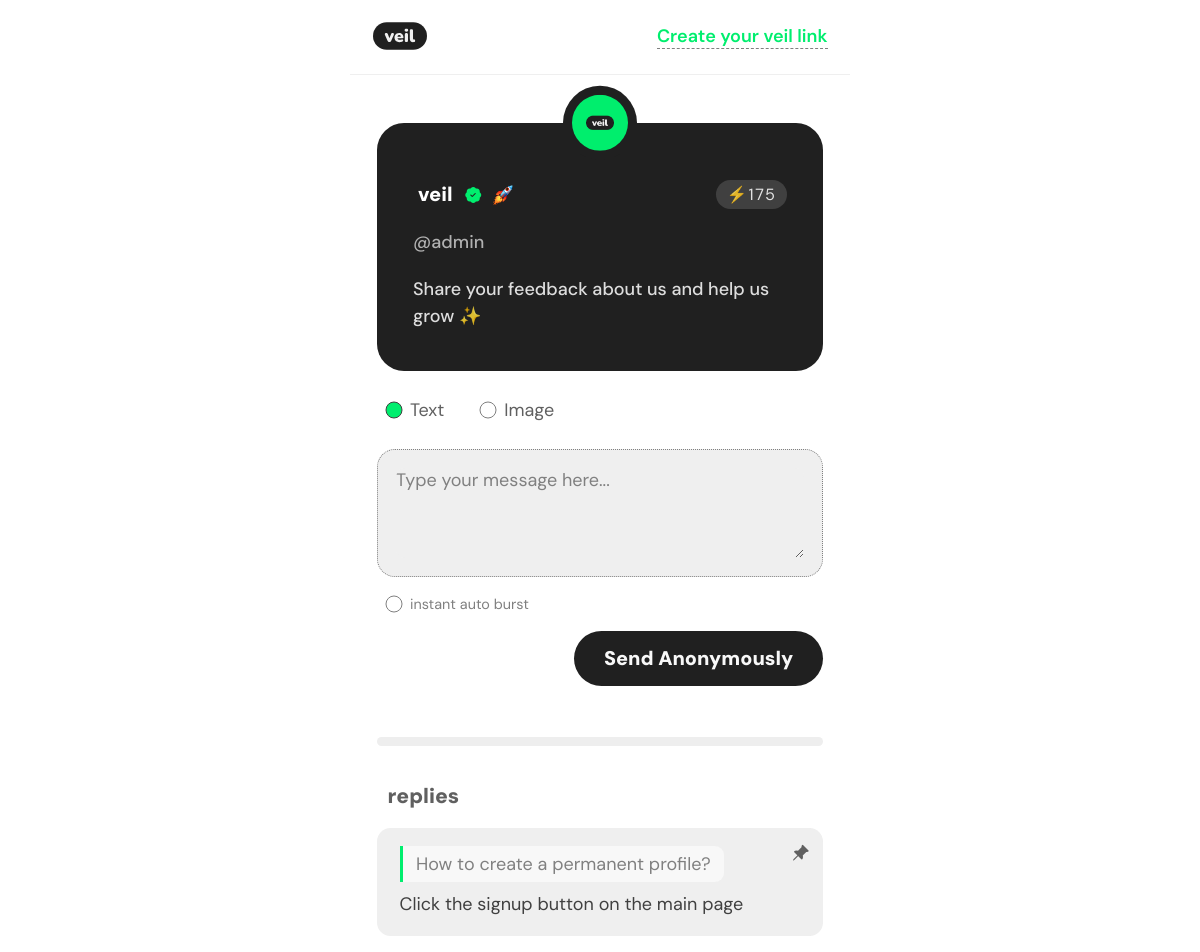
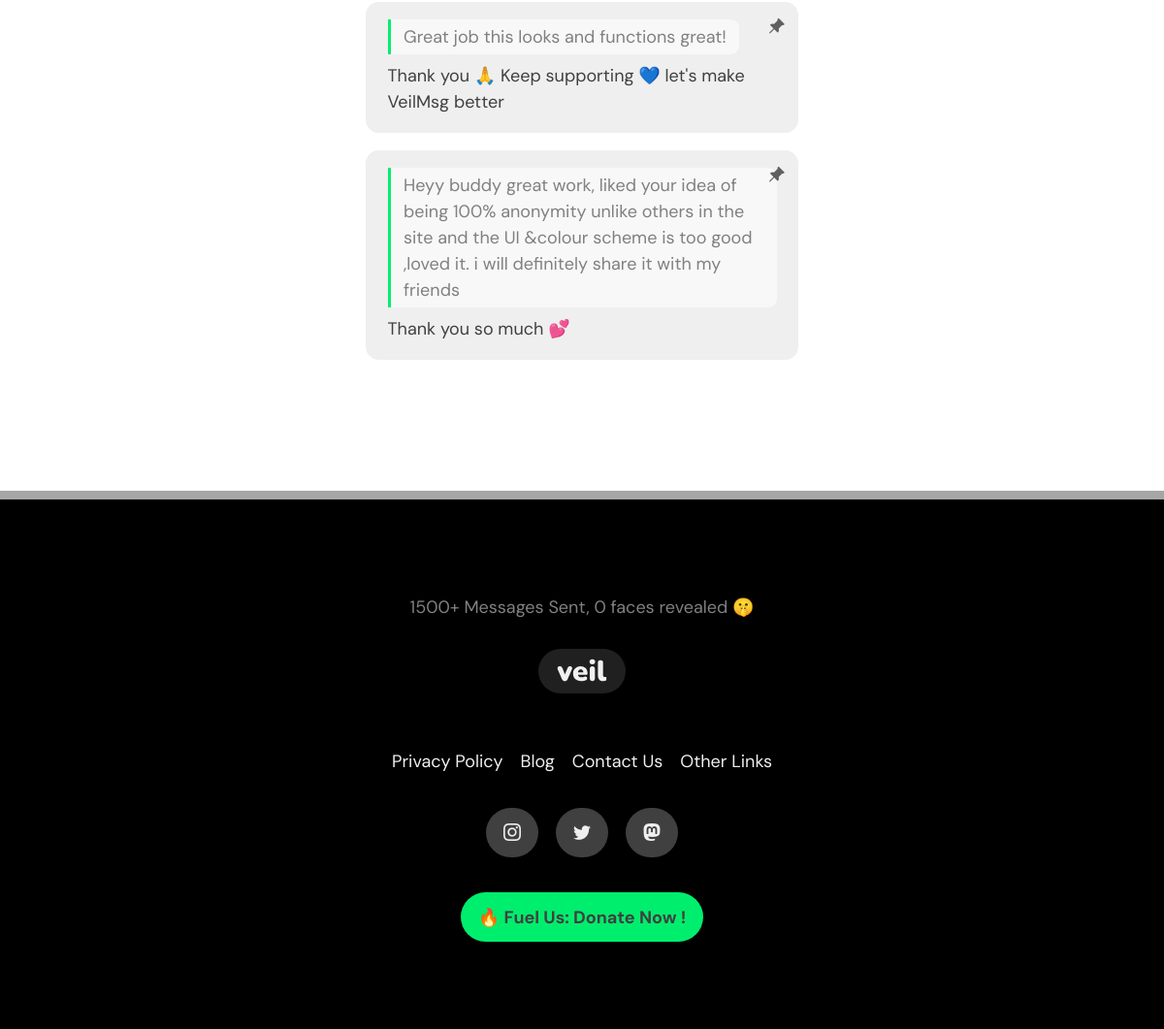
Screenshot of /user/admin/ with the database file from the repository (2 pictures, top to bottom).
### index/models.py (models this page shows, shortened)
class profile(models.Model):
  user = models.OneToOneField(User,on_delete=models.CASCADE)
  bio = models.TextField(default="Send anonymous messages to me !")
  dp = models.ImageField(default="", blank= True, upload_to="veil/static/profile_pics/")
  dms_count = models.IntegerField(default=0)
  blocked_ips = models.ManyToManyField(IP,blank=True)
  is_open = models.BooleanField(default=True)
  tier = models.IntegerField(default=1, blank=False,null=False)
  secque = models.CharField(max_length=255, blank=True, default='')

class reply(models.Model):
    reply = models.TextField()
    replyTo = models.ForeignKey(dm, on_delete = models.CASCADE)
    replyAt = models.DateTimeField(auto_now_add=True)
    pinned = models.BooleanField(default=False)

class dm(models.Model):
  message = models.TextField(null=True)
  sentTo = models.ForeignKey(User, on_delete=models.CASCADE)
  sentAt = models.DateTimeField(auto_now_add=True)
  opened = models.BooleanField(default=False)
  sentBy = models.ForeignKey(IP, null=True, on_delete=models.SET_NULL)
  isNotif = models.BooleanField(default=False)
  viewOnce = models.BooleanField(default=False, null = False, blank=False)
  img = models.TextField(null=True,blank=True)

### index/views.py (the view, shortened to what this page needs)
# urls.py: path("user/<str:username>/",profile_view,name="profileView"),
def profile_view(request,username):
  usr = User.objects.filter(username=username)
  cont = {}
  cont |= {
    "user" : usr[0],
    "title" : "'"+usr[0].first_name+"' : "+usr[0].profile.bio,
  }
  try:
    cont["userdp"] = "/"+"/".join(usr[0].profile.dp.url.split("/")[2:])
  except :
    pass
  cont |= checkMessages(usr[0],cont)
  if len(usr) > 0 :
    return_replies(usr[0],cont)
  else :
    return HttpResponseNotFound("user not found")
  return render(request,"profile.html",cont)

### index/views.py (called while the page is built)
def checkMessages(user,cont):
  dms = dm.objects.filter(sentTo=user,opened=False).order_by("-pk")
  unseenmsgs = False
  if len(dms) > 0:
    unseenmsgs = True
  cont |= {
    "unseenMsgs" : unseenmsgs,
  }
  return cont

def return_replies(usr,cont):
    replies = reply.objects.filter(replyTo__sentTo=usr).order_by('-pinned',"-pk")
    cont["replies"] = replies

### templates/profile.html (shortened to what this page needs)
{% extends "base.html" %}
{% block base_content %}
  {% if request.user.is_authenticated and request.user == user %}
    {% include "header.html" %}
  {% elif request.user.is_authenticated %}
    <div class="gap"></div>
    {% include "second_header.html" %}
    <script>
        secondHeader("profile","/home/")
    </script>
  {% else %}
    {% include "base_header.html" %}
  {% endif %}
  <div class="bowl stiff">
    {% if user_profile %}
      <div class="edit-bowl">
        <a href="/settings/"><i class="bi-gear"></i></a>
        <a href="/edit-profile/"><i class="bi-pencil"></i></a>
      </div>
    {% else %}
      <br>
    {% endif %}
    <div class="profile-bowl">
      <div class="profile-img">
        <div class="profile-img-cont veil-dp" onclick='window.location="/edit-profile/"'>
          {% if user.profile.dp == "" %}
          <img src="https://encrypted-tbn0.gstatic.com/images?q=tbn:ANd9GcTIOwIePvlZCteninGWvsSIJ64QcrEtxMce8A&usqp=CAU">
          {% else %}
          <img src="{{userdp}}">
          {% endif %}
        </div>
      </div>
      <div class="profile-info">
        <div class="profile-upper-info">
          <div class="profile-name">
            <p>
                {{ user.first_name }}
                {% if user.profile.tier == 3 %}
                    <i class="bi-patch-check-fill tier-3"></i>
                {% elif user.profile.tier == 2 %}
                    <i class="bi-person-check tier-2"></i>
                {% endif %}
            </p>
            {% if user.profile.dms_count >= 1000 %}
            <div class="level-show" onclick="alertDm('{{ user.first_name}} is now a Veil-SuperNova️')">
                <p><img src="/static/supernova.png"></p>
            </div>
            {% elif user.profile.dms_count >= 500 %}
            <div class="level-show" onclick="alertDm('{{ user.first_name}} is now a Veil-Comet ☄️')">
                <p><img src="/static/comet.png"></p>
            </div>
            {% elif user.profile.dms_count >= 100 %}
            <div class="level-show" onclick="alertDm('{{ user.first_name }} is now a Veil-Rocket 🚀️')">
                <p><img src="/static/rocket-emoji.svg"></p>
            </div>
            {% elif user.profile.dms_count >= 10 %}
            <div class="level-show" onclick="alertDm('{{ user.first_name }} is now a Veil-Spark ✨')"  >
                <p><img src="/static/heart-on-fire.svg"></p>
            </div>
           {% endif %}
          </div>
          <div class="dms-count" onclick="alertDm(`{{ user.first_name }} has earned {{ user.profile.dms_count }} veil-points`)">
            <p>⚡{{ user.profile.dms_count }}</p>
          </div>
        </div>
        <div class="profile-mid-info">
          <p>@{{ user.username }}</p>
        </div>
        <div class="profile-lower-info">
          <p>{{ user.profile.bio }}</p>
        </div>
      </div>
    </div>
    {% if not user_profile %}
        <form class="message-bowl" method="POST" action=""> {% csrf_token %}
            <div class="message-terrace">
                <label><input type="radio" class="terrace-btn-text terrace-btn-active" onclick="activateBtn(1)" name="tg" checked="checked">Text</label>
                <label><input type="radio" class="terrace-btn-img" onclick="activateBtn(2)" name="tg"> Image</label>
            </div>
            <div class="message-upper">
                <textarea name="message" id="message" class="message" rows="1" cols="40" placeholder="Type your message here... " maxlength="500" required></textarea>
            </div>
            <div class="message-center">
                <input type="checkbox" onclick="viewOnceAlert(this)" name="viewonce" id="viewonce-input">
                <p>instant auto burst</p>
            </div>
            <div class="message-lower">
                <button type="submit">Send Anonymously</button>
                <br>
            </div>
        </form>
        <div class="ad">
        </div>
    {% endif %}
    <div class="replies-bowl">
        <h3>replies</h3>
        {% for reply in replies %}
            <div class="replies-cont">
              <div class="replies-box">
                {% if reply.pinned == True %}
                    <i class="bi-pin-angle-fill options-icon"></i>
                {% else %}
                    <i class="bi-three-dots-vertical options-icon"></i>
                {% endif %}
                <div class="replies-reply">
                    {% if not reply.replyTo.img %}
                      <p>{{ reply.replyTo.message }} {% if reply.replyTo.isNotif == True %} <span class="highlight"> - Veil Genie</span> {% endif %}</p>
                    {% else %}
                      <img src="{{ reply.replyTo.img }}" alt="">
                    {% endif %}
                </div>
                <p>{{ reply.reply }}</p>
              </div>
              <div class="edit-reply-bowl">
                <a href="{% url 'editReplyView' reply.id %}?pin=true"></a>
                <a href="{% url 'editReplyView' reply.id %}?delete=true" onclick="confirmDm('Do you really want to delete this reply ?',event); return false;"></a>
              </div>
            </div>
        {% endfor %}
    </div>
  </div>
{% endblock %}

### templates/base.html (shortened to what this page needs)
<!DOCTYPE html>
<html>
  <head>
    <link rel="stylesheet" href="https://cdn.jsdelivr.net/npm/bootstrap-icons@1.8.1/font/bootstrap-icons.css">
    {% if title %}
        {% firstof title as title_act %}
    {% else %}
        {% firstof 'Secret Message Link | VeilMsg' as title_act %}
    {% endif %}
  </head>
  <body>
    <div id="wrap">
      {% block base_content %}
      {% endblock %}
    </div>
    {% include 'footer.html' %}
  </body>
</html>

### templates/base_header.html (shortened to what this page needs)
<header class="stiff">
  <a href="/" class="logo"><img src="/static/veil-logo.svg" alt="veil logo"></a>
  <a href="/" class="signup-link"> Create your veil link</a>
</header>
<div class="gap"></div>

### templates/footer.html (shortened to what this page needs)
<div class="footer-bowl">
    <div class="footer-msg">1500+ Messages Sent, 0 faces revealed 🤫</div>
    <div class="footer-cont landing-stiff">
        <img src="/static/veil-logo.svg" alt="veil logo">
        <div class="footer-top">
            <a href="/privacy-policy">Privacy Policy</a>
            <a href="/blog/">Blog</a>
            <a href="/user/admin/">Contact Us</a>
            <a href="https://bento.me/veilmsg">Other Links</a>
        </div>
        <div class="footer-bottom">
            <a href="https://instagram.com/veil.msg" target="_blank"><i class="bi-instagram"></i></a>
            <a href="https://twitter.com/veil_msg" target="_blank"><i class="bi-twitter"></i></a>
            <a rel="me" href="https://mastodon.social/@veilmsg"><i class="bi-mastodon"></i></a>
        </div>
        <a class='donatebtn' href='https://buymeacoffee.com/veilmsg' target='_blank'>🔥 Fuel Us: Donate Now !</a>
    </div>
</div>

### templates/base.html (style rules this page uses)
:root { --t1 : rgba(255,255,255,.85); --t2 : rgba(255,255,255,.65); --t3 : rgba(255,255,255,.35); --t4 : rgba(255,255,255,.10); --black : #202020; --base-blue : #0055ff; --base-blue: #00ee6e; --base-red : #f62a44; --base-bg-dark : #efefef; --base-bg-mid : #f8f8f8; --base-bg-light : #ffffff; --base-text-mid : #606060; --base-text-light : #808080; --base-text-dark : #404040; --gray-light : #eee; }
* { box-sizing: border-box; margin : 0; padding: 0; }
html { scroll-behavior: smooth; font-size: 16px; }
img { width : 100%; }
body { width : 100vw; font-family: "DM Sans",Sans-Serif; font-size: 16px; z-index: 0; }
@media (min-width: 768px) { body { font-size: 18px; } }
.ad { width : 100%; overflow-x : auto; background : #eee; border-radius : .25em; padding : .25em; display : grid; grid-template-columns : 1fr ; place-items : center; }
.stiff { max-width: 500px; margin : 0 auto !important; }
.landing-stiff { max-width: 1000px; margin : 0 auto !important; }
.gap { height : 3em; }
#wrap { width : 100%; z-index: 2; }
.veil-dp { background : var(--black); border-radius: 50%; width : 4.65rem; height : 4.65rem; padding : .5em; display: grid; grid-template-columns: 1fr; place-items: center; }
.veil-dp img { width : 100%; aspect-ratio : 1/1; object-fit: cover; border-radius : inherit; }
input[type="radio"], input[type='checkbox'] { position: relative; width: 15px; height: 15px; border-radius: 50%; appearance : none; }
input[type="radio"]::before , input[type='checkbox']::before { content: ""; position: absolute; top: 50%; left: 50%; transform: translate(-50%, -50%); width: 15px; height: 15px; border-radius: 50%; background-color: #fff; border : .1em solid var(--base-text-light); }
input[type="radio"]:checked::before, input[type='checkbox']:checked::before { background-color: var(--base-blue); border : .1em solid var(--base-text-dark); }

### templates/base_header.html (style rules this page uses)
header { width : 100%; padding : .25em 1.25em; background: var(--base-bg-light); border-bottom: .1em solid var(--base-bg-dark); position: fixed; top : 0; left : 50%; transform: translateX(-50%); z-index: 100; display: flex; justify-content : space-between; align-items: center; gap : 2em; }
.logo { margin: .25em 0 0 0 ; width : 3em; }
.signup-link { text-decoration : none; color : var(--base-blue); border-bottom : .1em dashed var(--base-text-light); font-weight: 600; }

### templates/footer.html (style rules this page uses)
.footer-bowl { width: 100%; margin-top : 5em; background: #000000; padding : 5em 2em 5em 2em; border-top: 0.5em solid rgba(255,255,255,.65); }
.footer-msg { width : 100%; color : var(--base-text-light); padding : .5em; text-align : center; }
.footer-cont { width :100%; display: grid; grid-template-columns: 1fr; place-items: center; grid-gap: 2em; }
.footer-cont img { width: 5em; }
.footer-cont div { width: 100%; display: flex; justify-content: center; place-items: center; gap: 1em; }
.footer-cont a { font-size: 1em; text-decoration: none; text-align: center; color: var(--base-bg-dark); }
.footer-bottom a { background: var(--base-text-dark); border-radius: 10em; padding: .75em 1em; transition: .2s; }
.donatebtn { background : var(--base-blue); color : var(--base-text-dark) !important; padding: .75em 1em; border-radius: 102em; font-weight : bold; }

### rows the page displays
reply: pinned True (drawn), replyTo.message "How to create a permanent profile?", reply "Click the signup button on the main page"
reply: pinned True (drawn), replyTo.message "Great job this looks and functions great!", reply "Thank you 🙏 Keep supporting 💙 let's make VeilMsg better"
reply: pinned True (drawn), replyTo.message "Heyy buddy great work, liked your idea of being 100% anonymity unlike others in the site and the UI &colour scheme is too good ,loved it. i will definitely share it with my friends", reply "Thank you so much 💕"

### other values shown
{{ user.first_name }} "veil"
{{ user.profile.dms_count }} "175"
{{ user.username }} "admin"
{{ user.profile.bio }} "Share your feedback about us and help us grow ✨"
